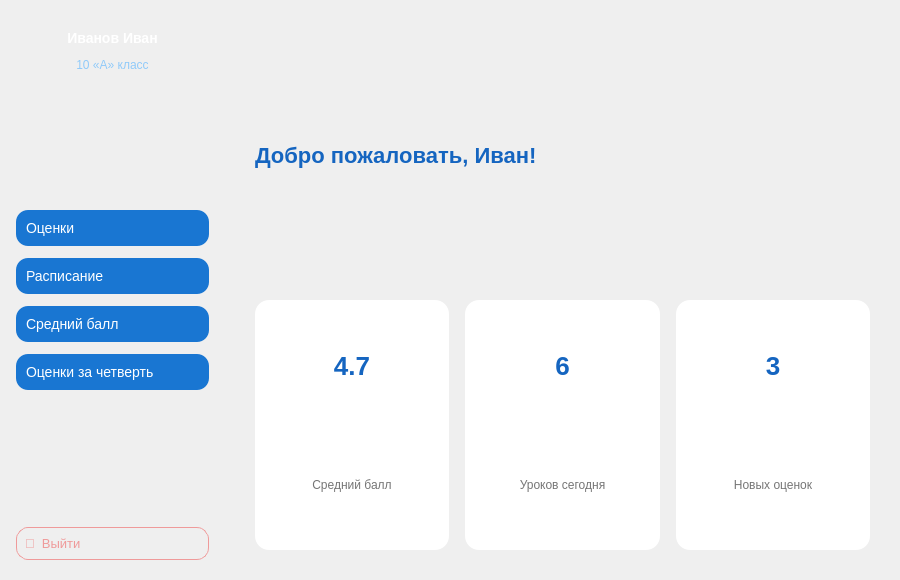
<?xml version="1.0" encoding="UTF-8"?>
<ui version="4.0">
 <class>StudentMainWindow</class>
 <widget class="QMainWindow" name="StudentMainWindow">
  <property name="geometry">
   <rect>
    <x>0</x>
    <y>0</y>
    <width>900</width>
    <height>580</height>
   </rect>
  </property>
  <property name="windowTitle">
   <string>Журнал — Ученик</string>
  </property>
  <widget class="QWidget" name="centralwidget">
   <layout class="QHBoxLayout" name="horizontalLayout" stretch="1,3">
    <property name="spacing">
     <number>0</number>
    </property>
    <property name="leftMargin">
     <number>0</number>
    </property>
    <property name="topMargin">
     <number>0</number>
    </property>
    <property name="rightMargin">
     <number>0</number>
    </property>
    <property name="bottomMargin">
     <number>0</number>
    </property>
    <item>
     <layout class="QVBoxLayout" name="sidePanelLayout">
      <property name="spacing">
       <number>12</number>
      </property>
      <property name="leftMargin">
       <number>16</number>
      </property>
      <property name="topMargin">
       <number>30</number>
      </property>
      <property name="rightMargin">
       <number>16</number>
      </property>
      <property name="bottomMargin">
       <number>20</number>
      </property>
      <item>
       <widget class="QLabel" name="studentNameLabel">
        <property name="styleSheet">
         <string>color: white; font-size: 14px; font-weight: bold; background: transparent;</string>
        </property>
        <property name="text">
         <string>Иванов Иван</string>
        </property>
        <property name="alignment">
         <set>Qt::AlignmentFlag::AlignCenter</set>
        </property>
       </widget>
      </item>
      <item>
       <widget class="QLabel" name="classLabel">
        <property name="styleSheet">
         <string>color: #90CAF9; font-size: 12px; background: transparent;</string>
        </property>
        <property name="text">
         <string>10 «А» класс</string>
        </property>
        <property name="alignment">
         <set>Qt::AlignmentFlag::AlignCenter</set>
        </property>
       </widget>
      </item>
      <item>
       <spacer>
        <property name="orientation">
         <enum>Qt::Orientation::Vertical</enum>
        </property>
        <property name="sizeHint" stdset="0">
         <size>
          <width>20</width>
          <height>20</height>
         </size>
        </property>
       </spacer>
      </item>
      <item>
       <widget class="QPushButton" name="sideButton">
        <property name="cursor">
         <cursorShape>PointingHandCursor</cursorShape>
        </property>
        <property name="styleSheet">
         <string>
           QPushButton {
            background-color: #1976D2;
            color: white;
            border-radius: 12px;
            font-size: 14px;
            font-family: Arial;
            padding: 10px;
            text-align: left;
            border: none;
           }
           QPushButton:hover { background-color: #2196F3; }
           QPushButton:pressed { background-color: #0D47A1; }
          </string>
        </property>
        <property name="text">
         <string>Оценки</string>
        </property>
       </widget>
      </item>
      <item>
       <widget class="QPushButton" name="btnSchedule">
        <property name="cursor">
         <cursorShape>PointingHandCursor</cursorShape>
        </property>
        <property name="styleSheet">
         <string>
           QPushButton {
            background-color: #1976D2;
            color: white;
            border-radius: 12px;
            font-size: 14px;
            font-family: Arial;
            padding: 10px;
            text-align: left;
            border: none;
           }
           QPushButton:hover { background-color: #2196F3; }
           QPushButton:pressed { background-color: #0D47A1; }
          </string>
        </property>
        <property name="text">
         <string>Расписание</string>
        </property>
       </widget>
      </item>
      <item>
       <widget class="QPushButton" name="btnAverage">
        <property name="cursor">
         <cursorShape>PointingHandCursor</cursorShape>
        </property>
        <property name="styleSheet">
         <string>
           QPushButton {
            background-color: #1976D2;
            color: white;
            border-radius: 12px;
            font-size: 14px;
            font-family: Arial;
            padding: 10px;
            text-align: left;
            border: none;
           }
           QPushButton:hover { background-color: #2196F3; }
           QPushButton:pressed { background-color: #0D47A1; }
          </string>
        </property>
        <property name="text">
         <string>Средний балл</string>
        </property>
       </widget>
      </item>
      <item>
       <widget class="QPushButton" name="btnQuarterGrades">
        <property name="cursor">
         <cursorShape>PointingHandCursor</cursorShape>
        </property>
        <property name="styleSheet">
         <string>
           QPushButton {
            background-color: #1976D2;
            color: white;
            border-radius: 12px;
            font-size: 14px;
            font-family: Arial;
            padding: 10px;
            text-align: left;
            border: none;
           }
           QPushButton:hover { background-color: #2196F3; }
           QPushButton:pressed { background-color: #0D47A1; }
          </string>
        </property>
        <property name="text">
         <string>Оценки за четверть</string>
        </property>
       </widget>
      </item>
      <item>
       <spacer>
        <property name="orientation">
         <enum>Qt::Orientation::Vertical</enum>
        </property>
        <property name="sizeHint" stdset="0">
         <size>
          <width>20</width>
          <height>40</height>
         </size>
        </property>
       </spacer>
      </item>
      <item>
       <widget class="QPushButton" name="btnLogout">
        <property name="cursor">
         <cursorShape>PointingHandCursor</cursorShape>
        </property>
        <property name="styleSheet">
         <string>
           QPushButton {
            background-color: transparent;
            color: #EF9A9A;
            border-radius: 12px;
            font-size: 13px;
            font-family: Arial;
            padding: 8px;
            text-align: left;
            border: 1px solid #EF9A9A;
           }
           QPushButton:hover { background-color: #B71C1C; color: white; border-color: #B71C1C; }
          </string>
        </property>
        <property name="text">
         <string>🚪  Выйти</string>
        </property>
       </widget>
      </item>
     </layout>
    </item>
    <item>
     <layout class="QVBoxLayout" name="contentLayout">
      <property name="spacing">
       <number>20</number>
      </property>
      <property name="leftMargin">
       <number>30</number>
      </property>
      <property name="topMargin">
       <number>30</number>
      </property>
      <property name="rightMargin">
       <number>30</number>
      </property>
      <property name="bottomMargin">
       <number>30</number>
      </property>
      <item>
       <widget class="QLabel" name="welcomeLabel">
        <property name="styleSheet">
         <string>color: #1565C0; font-size: 22px; font-weight: bold; font-family: Arial; background: transparent;</string>
        </property>
        <property name="text">
         <string>Добро пожаловать, Иван!</string>
        </property>
       </widget>
      </item>
      <item>
       <layout class="QHBoxLayout" name="cardsLayout">
        <property name="spacing">
         <number>16</number>
        </property>
        <item>
         <widget class="QFrame" name="cardAvg">
          <property name="styleSheet">
           <string>QFrame { background-color: white; border-radius: 14px; border: none; }</string>
          </property>
          <layout class="QVBoxLayout">
           <item>
            <widget class="QLabel" name="cardAvgValue">
             <property name="styleSheet">
              <string>color: #1565C0; font-size: 26px; font-weight: bold; background: transparent;</string>
             </property>
             <property name="text">
              <string>4.7</string>
             </property>
             <property name="alignment">
              <set>Qt::AlignmentFlag::AlignCenter</set>
             </property>
            </widget>
           </item>
           <item>
            <widget class="QLabel" name="cardAvgTitle">
             <property name="styleSheet">
              <string>color: #757575; font-size: 12px; background: transparent;</string>
             </property>
             <property name="text">
              <string>Средний балл</string>
             </property>
             <property name="alignment">
              <set>Qt::AlignmentFlag::AlignCenter</set>
             </property>
            </widget>
           </item>
          </layout>
         </widget>
        </item>
        <item>
         <widget class="QFrame" name="cardToday">
          <property name="styleSheet">
           <string>QFrame { background-color: white; border-radius: 14px; border: none; }</string>
          </property>
          <layout class="QVBoxLayout">
           <item>
            <widget class="QLabel" name="cardLessonsValue">
             <property name="styleSheet">
              <string>color: #1565C0; font-size: 26px; font-weight: bold; background: transparent;</string>
             </property>
             <property name="text">
              <string>6</string>
             </property>
             <property name="alignment">
              <set>Qt::AlignmentFlag::AlignCenter</set>
             </property>
            </widget>
           </item>
           <item>
            <widget class="QLabel" name="cardLessonsTitle">
             <property name="styleSheet">
              <string>color: #757575; font-size: 12px; background: transparent;</string>
             </property>
             <property name="text">
              <string>Уроков сегодня</string>
             </property>
             <property name="alignment">
              <set>Qt::AlignmentFlag::AlignCenter</set>
             </property>
            </widget>
           </item>
          </layout>
         </widget>
        </item>
        <item>
         <widget class="QFrame" name="cardGrades">
          <property name="styleSheet">
           <string>QFrame { background-color: white; border-radius: 14px; border: none; }</string>
          </property>
          <layout class="QVBoxLayout">
           <item>
            <widget class="QLabel" name="cardNewGradesValue">
             <property name="styleSheet">
              <string>color: #1565C0; font-size: 26px; font-weight: bold; background: transparent;</string>
             </property>
             <property name="text">
              <string>3</string>
             </property>
             <property name="alignment">
              <set>Qt::AlignmentFlag::AlignCenter</set>
             </property>
            </widget>
           </item>
           <item>
            <widget class="QLabel" name="cardNewGradesTitle">
             <property name="styleSheet">
              <string>color: #757575; font-size: 12px; background: transparent;</string>
             </property>
             <property name="text">
              <string>Новых оценок</string>
             </property>
             <property name="alignment">
              <set>Qt::AlignmentFlag::AlignCenter</set>
             </property>
            </widget>
           </item>
          </layout>
         </widget>
        </item>
       </layout>
      </item>
     </layout>
    </item>
   </layout>
  </widget>
 </widget>
 <resources/>
 <connections/>
</ui>
